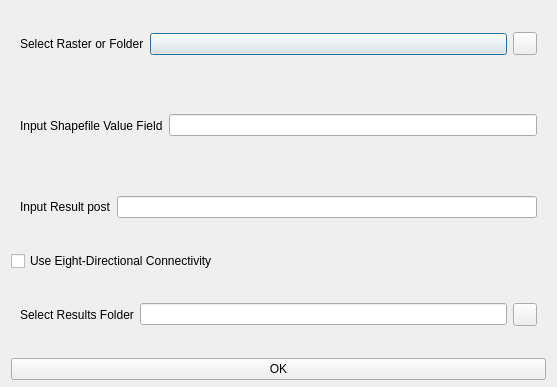
<?xml version="1.0" encoding="UTF-8"?>
<ui version="4.0">
 <class>raster2VectorDialog</class>
 <widget class="QDialog" name="raster2VectorDialog">
  <property name="geometry">
   <rect>
    <x>0</x>
    <y>0</y>
    <width>557</width>
    <height>387</height>
   </rect>
  </property>
  <property name="windowTitle">
   <string>Raster to Vector Parameter Settings</string>
  </property>
  <layout class="QVBoxLayout" name="verticalLayout">
   <property name="spacing">
    <number>6</number>
   </property>
   <property name="topMargin">
    <number>6</number>
   </property>
   <property name="bottomMargin">
    <number>7</number>
   </property>
   <item>
    <widget class="CardWidget" name="CardWidget_4">
     <property name="layoutDirection">
      <enum>Qt::LeftToRight</enum>
     </property>
     <layout class="QHBoxLayout" name="horizontalLayout_5">
      <item>
       <widget class="BodyLabel" name="BodyLabel">
        <property name="text">
         <string>Select Raster or Folder</string>
        </property>
       </widget>
      </item>
      <item>
       <widget class="ComboBox" name="inputComboBox">
        <property name="sizePolicy">
         <sizepolicy hsizetype="Expanding" vsizetype="Fixed">
          <horstretch>0</horstretch>
          <verstretch>0</verstretch>
         </sizepolicy>
        </property>
       </widget>
      </item>
      <item>
       <widget class="ToolButton" name="selectInputFilePB"/>
      </item>
     </layout>
    </widget>
   </item>
   <item>
    <widget class="CardWidget" name="CardWidget_2">
     <layout class="QHBoxLayout" name="horizontalLayout_2">
      <item>
       <widget class="BodyLabel" name="BodyLabel_2">
        <property name="text">
         <string>Input Shapefile Value Field</string>
        </property>
       </widget>
      </item>
      <item>
       <widget class="LineEdit" name="fieldNameLE"/>
      </item>
     </layout>
    </widget>
   </item>
   <item>
    <widget class="CardWidget" name="CardWidget_3">
     <layout class="QHBoxLayout" name="horizontalLayout_4">
      <item>
       <widget class="BodyLabel" name="BodyLabel_3">
        <property name="text">
         <string>Input Result post</string>
        </property>
       </widget>
      </item>
      <item>
       <widget class="LineEdit" name="postNameLE"/>
      </item>
     </layout>
    </widget>
   </item>
   <item>
    <widget class="CheckBox" name="use8ConnectCB">
     <property name="text">
      <string>Use Eight-Directional Connectivity</string>
     </property>
    </widget>
   </item>
   <item>
    <widget class="CardWidget" name="CardWidget">
     <property name="layoutDirection">
      <enum>Qt::LeftToRight</enum>
     </property>
     <layout class="QHBoxLayout" name="horizontalLayout">
      <item>
       <widget class="BodyLabel" name="BodyLabel_4">
        <property name="text">
         <string>Select Results Folder</string>
        </property>
       </widget>
      </item>
      <item>
       <widget class="LineEdit" name="saveLE"/>
      </item>
      <item>
       <widget class="ToolButton" name="selectSaveFilePB"/>
      </item>
     </layout>
    </widget>
   </item>
   <item>
    <widget class="PushButton" name="runPB">
     <property name="text">
      <string>OK</string>
     </property>
    </widget>
   </item>
  </layout>
 </widget>
 <customwidgets>
  <customwidget>
   <class>CheckBox</class>
   <extends>QCheckBox</extends>
   <header>qfluentwidgets</header>
  </customwidget>
  <customwidget>
   <class>ComboBox</class>
   <extends>QPushButton</extends>
   <header>qfluentwidgets</header>
  </customwidget>
  <customwidget>
   <class>PushButton</class>
   <extends>QPushButton</extends>
   <header>qfluentwidgets</header>
  </customwidget>
  <customwidget>
   <class>ToolButton</class>
   <extends>QToolButton</extends>
   <header>qfluentwidgets</header>
  </customwidget>
  <customwidget>
   <class>CardWidget</class>
   <extends>QFrame</extends>
   <header>qfluentwidgets</header>
   <container>1</container>
  </customwidget>
  <customwidget>
   <class>BodyLabel</class>
   <extends>QLabel</extends>
   <header>qfluentwidgets</header>
  </customwidget>
  <customwidget>
   <class>LineEdit</class>
   <extends>QLineEdit</extends>
   <header>qfluentwidgets</header>
  </customwidget>
 </customwidgets>
 <resources/>
 <connections/>
</ui>
